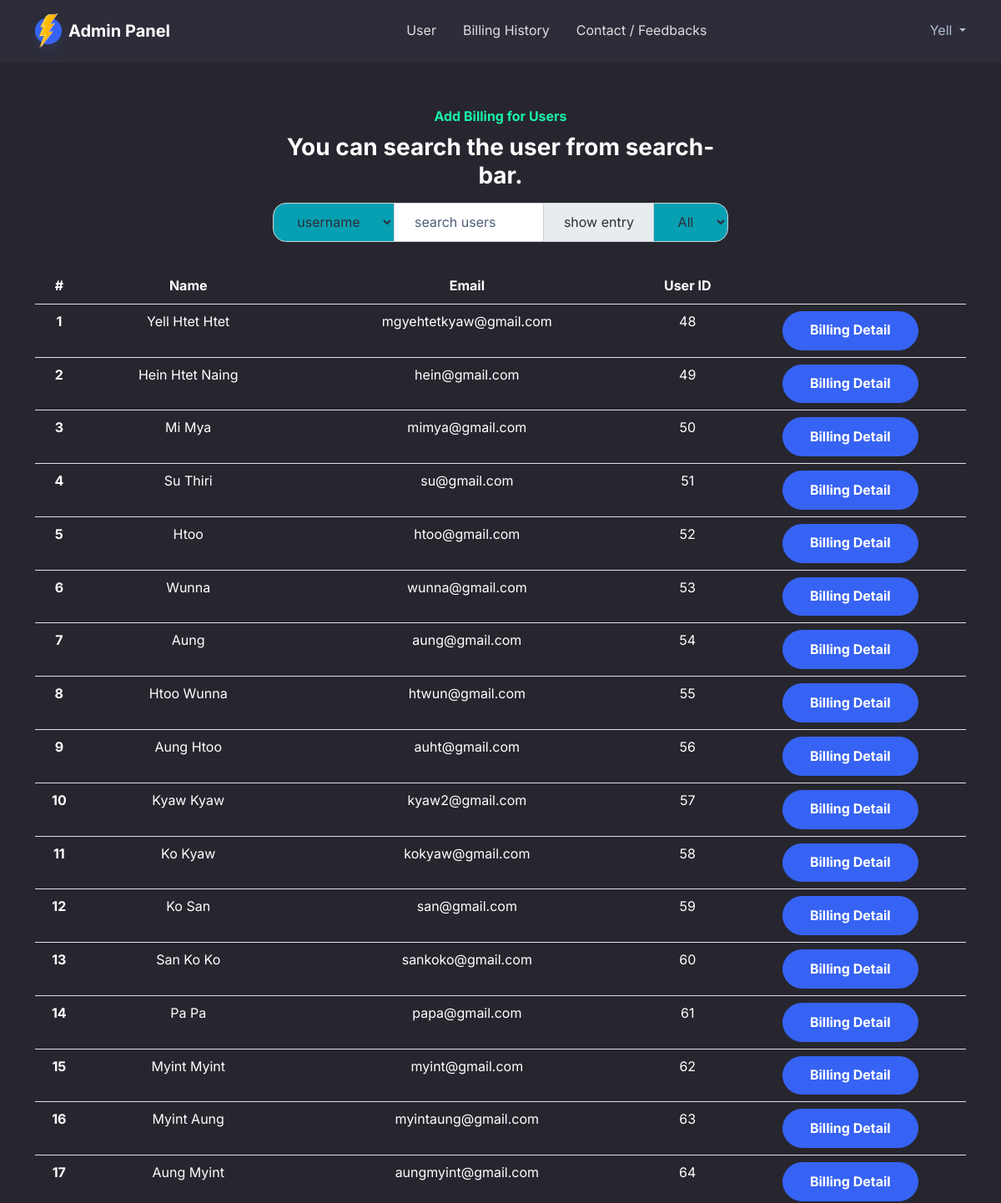
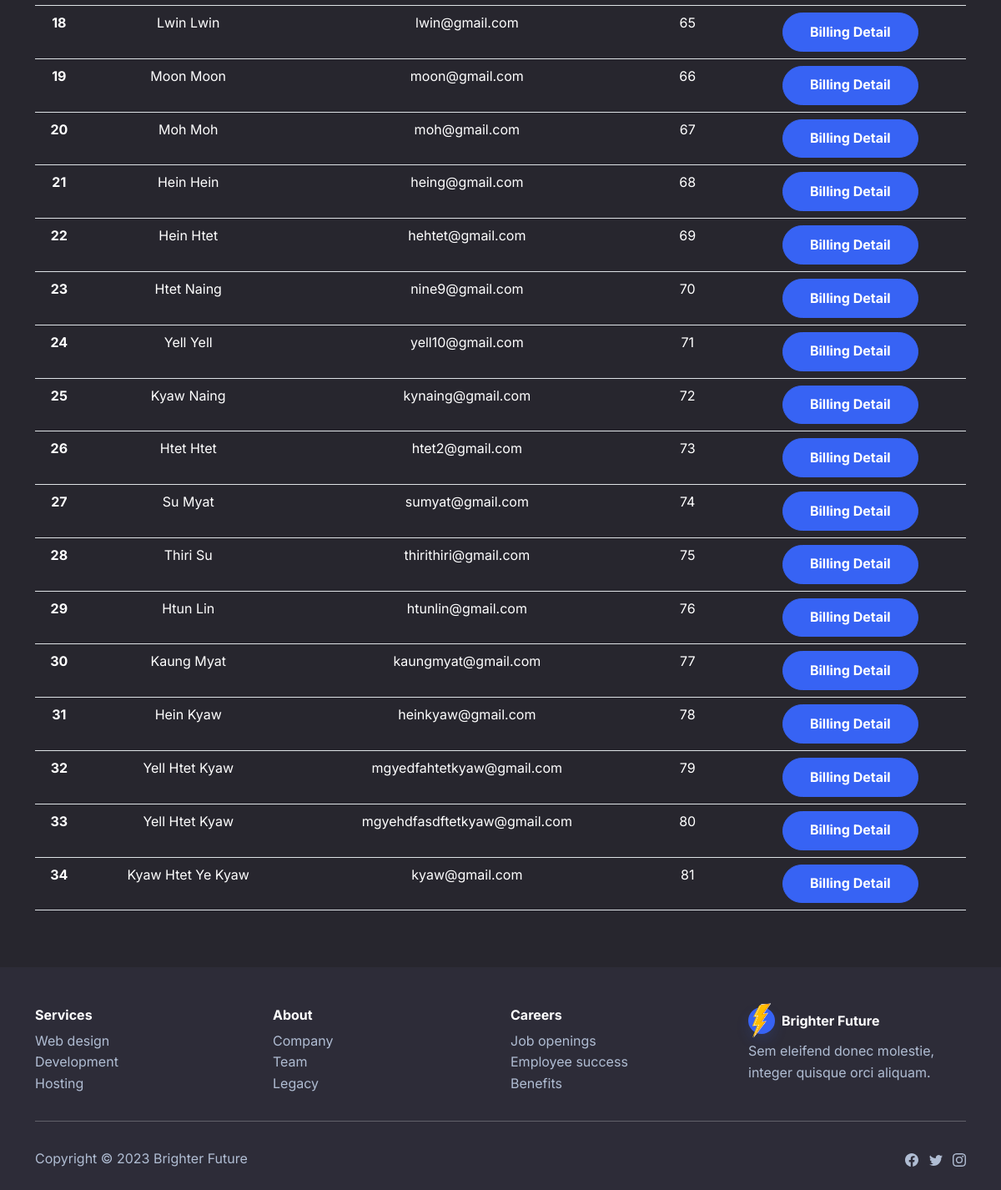
Page /admin/user.php (signed in) on the committed database (2 pictures, top to bottom).
### tables this page shows
CREATE TABLE `users` (
  `id` int(11) NOT NULL,
  `name` varchar(100) NOT NULL,
  `email` varchar(200) NOT NULL,
  `password` text NOT NULL
);

### bootstrap.php (called while the page is built, shortened)
<?php
require "dbconnect.php";
$pdo = getPDO();
$db = new DataBase($pdo);

### dbconnect.php (called while the page is built, shortened)
<?php
class DataBase
{
  public $db;
  function __construct($db)
  {
    try {
      $pdo = new PDO("mysql:host=localhost;dbname=original", "root", "");
    } catch (PDOException $e) {
      echo $e->getMessage();
      die();
    }
    $this->db = $pdo;
  }
  public function get_all_Users()
  {
    $statement = $this->db->prepare("select * from users");
    $statement->execute();
    $users = $statement->fetchAll(PDO::FETCH_OBJ);
    return $users;
  }
}

### admin/user.php (the view, shortened to what this page needs)
<?php include "nav.php"; ?>
<?php
$users = $db->get_all_Users();
?>
<section class="py-5 bg-dark" style=" min-height:100vh;">
    <div class="container py-1">
        <div class="row ">
            <div class="col-md-8 col-xl-6 text-center mx-auto">
                <p class="fw-bold text-success mb-2">Add Billing for Users</p>
                <h3 class="fw-bold mb-0">You can search the user from search-bar.</h3>
            </div>
        </div>
        <div>
            <div class="table-responsive">
                <table class="table" style="border">
                    <thead class="thead-light">
                        <tr>
                            <div class="row d-flex justify-content-center pb-3">
                                <div class="col-md-6">
                                    <div class="row">
                                        <div class="input-group">
                                            <select class="input-group-text bg-info" name="cars" id="search_by">
                                                <option value="username">username</option>
                                            </select>
                                            <input id="search" placeholder="search users" type="text"
                                                class="form-control" aria-label="Text input with dropdown button">
                                            <span class="input-group-text">show entry</span>
                                            <form action="#" method="POST">
                                                <select class="input-group-text bg-info" name="entry" id="search_by"
                                                    type="submit" onchange="this.form.submit()">
                                                    <option value="All" <?php echo isset($_POST['entry']) && $_POST['entry'] == 'All' ? "selected" : ""; ?>>All</option>
                                                </select>
                                            </form>
                                        </div>
                                    </div>
                                </div>
                            </div>
                        </tr>
                        <tr class="row d-flex justify-content-center pb-3">
                        </tr>
                        <tr class="text-center">
                            <th scope="col">#</th>
                            <th>Name</th>
                            <th>Email</th>
                            <th>User ID</th>
                            <th></th>
                        </tr>
                    </thead>
                    <tbody id="users">
                        <?php foreach ($users as $index => $user): ?>
                            <tr class="text-center" id="user_<?php echo $user->id; ?>">
                                <th scope="row">
                                    <?php echo $index + 1; ?>
                                </th>
                                <td class="username" id="<?php echo $user->id; ?>">
                                    <?php echo $user->name; ?>
                                </td>
                                <td class="email" id="<?php echo $user->id; ?>">
                                    <?php echo $user->email; ?>
                                </td>
                                <td class="id" id="<?php echo $user->id; ?>">
                                    <?php echo $user->id; ?>
                                </td>
                                <td>
                                    <a class="btn btn-primary" data-bs-toggle="collapse" aria-expanded="false"
                                        aria-controls="collapse-1" href="#collapse-<?php echo $user->id; ?>"
                                        role="button">Billing Detail</a>
                                </td>
                            </tr>
                        <?php endforeach; ?>
                    </tbody>
                </table>
            </div>
        </div>
    </div>
</section>
<?php include 'footer.php'; ?>

### rows in the picture
users: name "Yell Htet Htet", email "mgyehtetkyaw@gmail.com", id "48"
users: name "Hein Htet Naing", email "hein@gmail.com", id "49"
users: name "Mi Mya", email "mimya@gmail.com", id "50"
users: name "Su Thiri", email "su@gmail.com", id "51"
users: name "Htoo", email "htoo@gmail.com", id "52"
users: name "Wunna", email "wunna@gmail.com", id "53"
users: name "Aung", email "aung@gmail.com", id "54"
users: name "Htoo Wunna", email "htwun@gmail.com", id "55"
users: name "Aung Htoo", email "auht@gmail.com", id "56"
users: name "Kyaw Kyaw", email "kyaw2@gmail.com", id "57"
users: name "Ko Kyaw", email "kokyaw@gmail.com", id "58"
users: name "Ko San", email "san@gmail.com", id "59"
users: name "San Ko Ko", email "sankoko@gmail.com", id "60"
users: name "Pa Pa", email "papa@gmail.com", id "61"
users: name "Myint Myint", email "myint@gmail.com", id "62"
users: name "Myint Aung", email "myintaung@gmail.com", id "63"
users: name "Aung Myint", email "aungmyint@gmail.com", id "64"
users: name "Lwin Lwin", email "lwin@gmail.com", id "65"
users: name "Moon Moon", email "moon@gmail.com", id "66"
users: name "Moh Moh", email "moh@gmail.com", id "67"
users: name "Hein Hein", email "heing@gmail.com", id "68"
users: name "Hein Htet", email "hehtet@gmail.com", id "69"
users: name "Htet Naing", email "nine9@gmail.com", id "70"
users: name "Yell Yell", email "yell10@gmail.com", id "71"
users: name "Kyaw Naing", email "kynaing@gmail.com", id "72"
users: name "Htet Htet", email "htet2@gmail.com", id "73"
users: name "Su Myat", email "sumyat@gmail.com", id "74"
users: name "Thiri Su", email "thirithiri@gmail.com", id "75"
users: name "Htun Lin", email "htunlin@gmail.com", id "76"
users: name "Kaung Myat", email "kaungmyat@gmail.com", id "77"
users: name "Hein Kyaw", email "heinkyaw@gmail.com", id "78"
users: name "Yell Htet Kyaw", email "mgyedfahtetkyaw@gmail.com", id "79"
users: name "Yell Htet Kyaw", email "mgyehdfasdftetkyaw@gmail.com", id "80"
users: name "Kyaw Htet Ye Kyaw", email "kyaw@gmail.com", id "81"

### other values in the picture
$_SESSION['current_admin']->name "Yell"
